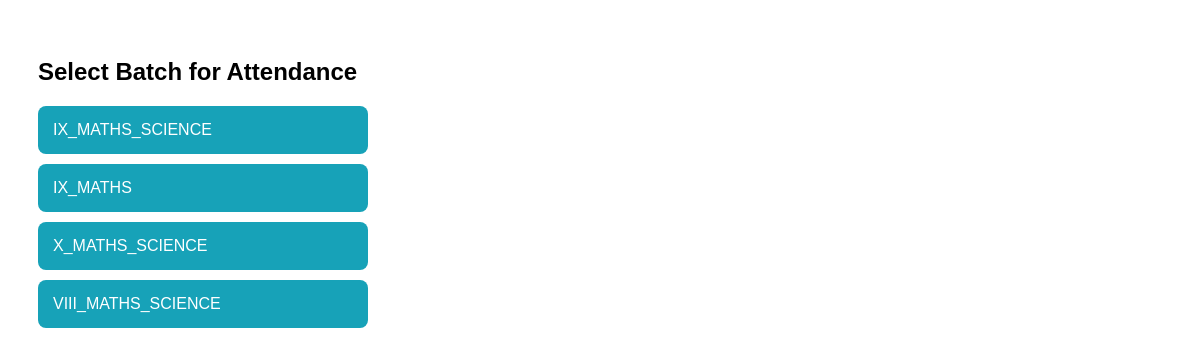
Page /attendance/ on the earlier database version.
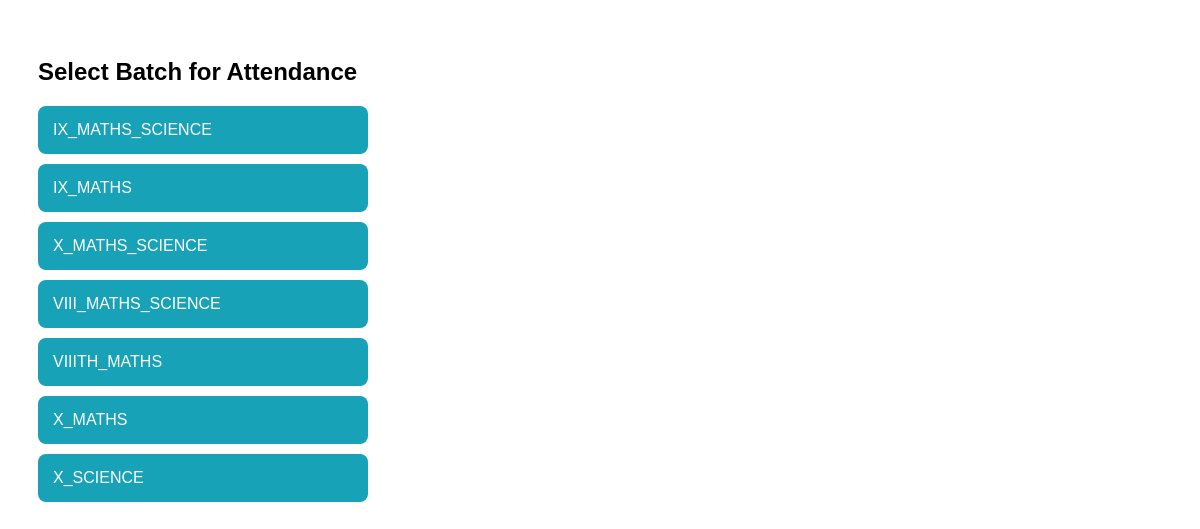
Same page on the later database version.
### students/models.py (models this page shows, shortened)
class Batch(models.Model):
    batch_name = models.CharField(max_length=50)
    student_class = models.CharField(max_length=20, blank=True, null=True)

### students/views.py (the view)
# urls.py: path('attendance/', views.attendance_batches, name='attendance_batches'),
def attendance_batches(request):
    batches = Batch.objects.all()
    return render(request, 'attendance/batches.html', {'batches': batches})

### templates/attendance/batches.html (shortened to what this page needs)
<!DOCTYPE html>
<html>
<head>
</head>
<body>
<h2>Select Batch for Attendance</h2>
{% for batch in batches %}
    <a href="/attendance/{{ batch.id }}/" class="batch-card">
        {{ batch.batch_name }}
    </a>
{% empty %}
    <p>No batches found</p>
{% endfor %}
</body>
</html>

Differences in the rows shown:
added Batch: batch_name "VIIITH_MATHS"
added Batch: batch_name "X_MATHS"
added Batch: batch_name "X_SCIENCE"
